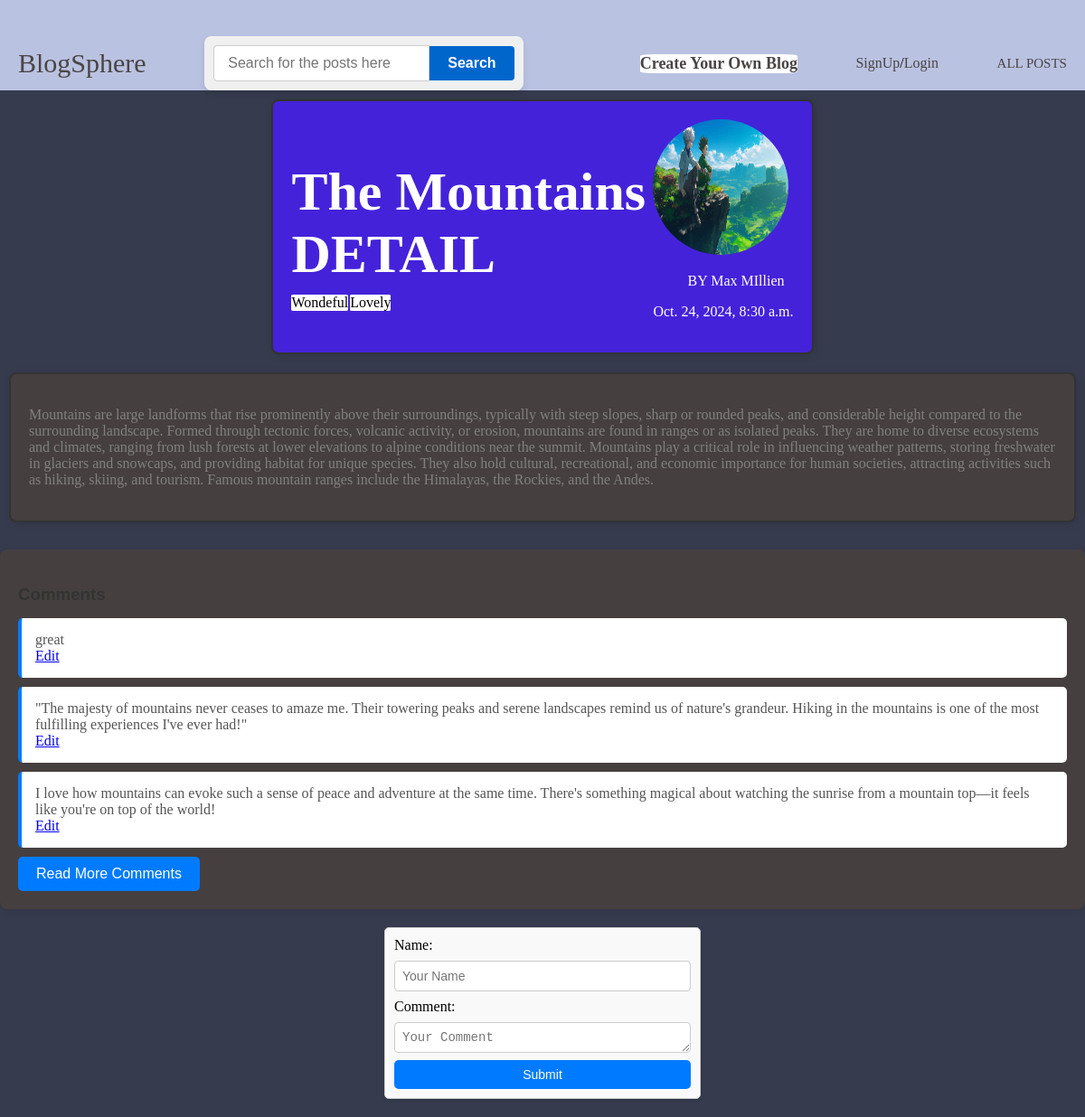
/posts/the-mountains, run on the app's committed database.
### sub_blog/models.py (models this page shows, shortened)
class posts(models.Model):
    title=models.CharField(max_length=50)
    excert=models.CharField(null=True,max_length=100)
    date=models.DateTimeField(auto_now=True)
    image=models.ImageField(null=True,upload_to='posts')
    slug=models.SlugField(editable=False,null=True,unique=True,db_index=True)
    description=models.TextField()
    Author_details=models.ForeignKey("Author", on_delete=models.CASCADE,null=True)
    tag=models.ManyToManyField("Tags")

class Tags(models.Model):
    simple_tag=models.CharField( null=True,max_length=100)

class Author(models.Model):
    first_name=models.CharField(max_length=30)
    last_name=models.CharField(max_length=50)
    email=models.EmailField()
    def __str__(self):
        return f"{self.first_name} {self.last_name}"

class CommentsModel(models.Model):
    name=models.CharField(max_length=30)
    comment=models.CharField(max_length=1000)
    post_com=models.ForeignKey("posts",on_delete=models.CASCADE,null=True)

### sub_blog/views.py (the view)
# urls.py: path("posts/<slug:slug>",views.post_detail,name="post-detail-page"),
def post_detail(request, slug):
    single_post = posts.objects.get(slug=slug)
    comments = CommentsModel.objects.filter(post_com=single_post)
    if request.method == 'POST':
        form = CommentForm(request.POST)
        if form.is_valid():
            comment = form.save(commit=False)
            comment.post_com = single_post
            comment.save()
            return HttpResponseRedirect(reverse('starting_page'))
    else:
        form = CommentForm()
    return render(request, "sub_blog/post-detail.html", {
        'single_post': single_post,
        'form': form,
        'comments': comments,
    })

### sub_blog/forms.py
class CommentForm(forms.ModelForm):
    class Meta:
        model=CommentsModel
        fields = ['name','comment',]
        widgets = {
            'name': forms.TextInput(attrs={'placeholder': 'Your Name'}),
            'comment': forms.Textarea(attrs={'placeholder': 'Your Comment','rows': '1', 'cols': '35'}),
        }

### sub_blog/templates/sub_blog/post-detail.html (shortened to what this page needs)
{% extends "base.html" %}
{% load static %}
{% block link %}
<link rel="stylesheet" href="{% static 'sub_blog/post-detail.css' %}" />
{% endblock %}
{% block content %}
    <div id="summary">
        <div>
        <h2 id="heading">{{single_post.title}} DETAIL</h1>
            <div id='simple_tags'>
                {% for tag in single_post.tag.all %}
                    <div id='single_tag'>{{ tag.simple_tag }}</div>{% if not forloop.last %}  {% endif %}
                {% empty %}
                    <p>No tags available.</p>
                {% endfor %}
            </div>
        </div>
        <div id="resource">
        <img class="detail-image" src="{{single_post.image.url}}"" alt="Post's image">
        <p id="by">BY {{single_post.Author_details}} </p>
        <p>{{single_post.date}}</p>
        </div>
    </div>
    <div id="information">
        <p>{{single_post.description}} </p>
    </div>
    <div class='comments_1'>
        <h3>Comments</h3>
        {% for comment in comments|slice:":3" %}
            <div class="comment">
                <p>{{ comment.comment }}</p>
                <a href="{% url 'edit_comment' comment.id %}">Edit</a>
            </div>
        {% endfor %}
        {% if comments|length > 3 %}
            <button id="read-more-comments" onclick="toggleComments()">Read More Comments</button>
        {% endif %}
    </div>
    <div class='comments'>
        <form method='POST'>
            {{ form}}
            <button type='submit'>Submit</button>
        </form>
    </div>
{% endblock %}

### static/base.css (style rules this page uses)
.main-body { margin: 0; display: flex; flex-direction: column; height: 100vh; flex: 1; background-color: #363b4e; }

### sub_blog/static/sub_blog/post-detail.css (style rules this page uses)
#summary { height: auto; border: 2px solid #333; background-color: #4422da; padding: 20px; margin: 10px; border-radius: 8px; box-shadow: 2px 2px 10px rgba(0, 0, 0, 0.1); display: flex; flex-direction: row; align-items: center; color: white; }
#heading { width: 400px; font-size: 60px; margin: 20px 0 10px; }
#resource { margin-left: auto; }
.detail-image { height: 150px; width: 150px; border-radius: 50%; }
#by { text-align: right; font-family: 'Times New Roman', Times, serif; margin-right: 10px; }
#information { height: auto; border: 2px solid #333; background-color: rgb(70, 63, 63); padding: 20px; margin: 10px; border-radius: 8px; box-shadow: 2px 2px 10px rgba(0, 0, 0, 0.1); color: grey; }
#simple_tags { display: flex; flex-direction: row; }
#single_tag { border-radius: 5%; background-color: white; margin-right: 2px; color: black; }
.comments { background-color: #f9f9f9; border-radius: 8px; padding: 20px; box-shadow: 0 2px 10px rgba(0, 0, 0, 0.1); margin-top: 20px; max-width: 600px; margin: 20px auto; }
.comments form { display: flex; flex-direction: column; gap: 15px; }
.comments form input, .comments form textarea { border: 1px solid #ccc; border-radius: 5px; padding: 10px; font-size: 16px; width: 100%; box-sizing: border-box; }
.comments form button { background-color: #007bff; color: white; border: none; padding: 10px 20px; border-radius: 5px; cursor: pointer; font-size: 16px; transition: background-color 0.3s ease; }
.comments_1 { background-color: rgb(70, 63, 63); border-radius: 8px; padding: 20px; box-shadow: 0 2px 10px rgba(0, 0, 0, 0.1); margin-top: 20px; }
.comments_1 h3 { font-family: 'Arial', sans-serif; color: #333; margin-bottom: 15px; }
.comment { background-color: #fff; border-radius: 5px; padding: 15px; margin-bottom: 10px; border-left: 4px solid #007bff; transition: background-color 0.3s ease; }
.comment p { color: #555; margin: 0; }
#read-more-comments { background-color: #007bff; color: white; border: none; padding: 10px 20px; border-radius: 5px; cursor: pointer; font-size: 16px; transition: background-color 0.3s ease; }
.comments { background-color: #f9f9f9; border: 1px solid #ccc; border-radius: 5px; padding: 10px; max-width: 400px; margin: 20px auto; box-shadow: 0 2px 5px rgba(0, 0, 0, 0.1); }
.comments form { display: flex; flex-direction: column; gap: 8px; }
.comments form input, .comments form textarea { border: 1px solid #ccc; border-radius: 4px; padding: 8px; font-size: 14px; width: 100%; box-sizing: border-box; }
.comments form button { background-color: #007bff; color: white; border: none; padding: 8px 12px; border-radius: 5px; cursor: pointer; transition: background-color 0.3s ease; font-size: 14px; }

### data on the page
posts: title "The Mountains", image (picture), Author_details "Max MIllien", date "Oct. 24, 2024, 8:30 a.m.", description "Mountains are large landforms that rise prominently above their surroundings, typically with steep slopes, sharp or rounded peaks, and considerable height compared to the surrounding landscape. Formed through tectonic forces, volcanic activity, or erosion, mountains are found in ranges or as isolated peaks. They are home to diverse ecosystems and climates, ranging from lush forests at lower elevations to alpine conditions near the summit. Mountains play a critical role in influencing weather patterns, storing freshwater in glaciers and snowcaps, and providing habitat for unique species. They also hold cultural, recreational, and economic importance for human societies, attracting activities…"
Tags: simple_tag "Wondeful"
Tags: simple_tag "Lovely"
CommentsModel: comment "great"
CommentsModel: comment "\"The majesty of mountains never ceases to amaze me. Their towering peaks and serene landscapes remind us of nature's grandeur. Hiking in the mountains is one of the most fulfilling experiences I've ever had!\""
CommentsModel: comment "I love how mountains can evoke such a sense of peace and adventure at the same time. There's something magical about watching the sunrise from a mountain top—it feels like you're on top of the world!"
